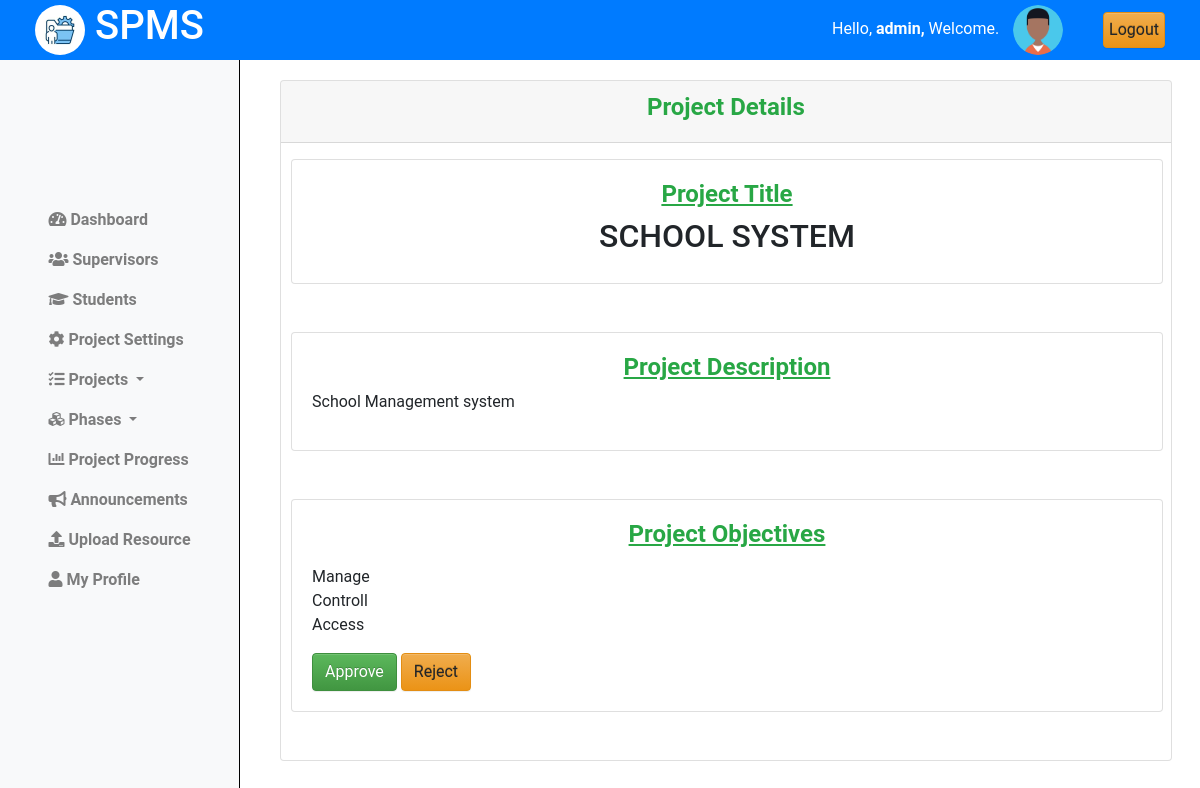
Page /projects/view/details/1/ (signed in) on the committed database.
### projectsApp/models.py (models this page shows)
class Coordinator(AbstractUser):
    pass

class Projects(models.Model):
    student = models.ForeignKey(Student, on_delete=models.CASCADE)
    title = models.CharField(max_length=255)
    description = models.TextField()
    objectives = models.TextField()
    lecturer = models.ForeignKey(Lecturer, on_delete=models.SET_NULL, null=True, blank=True)
    status = models.CharField(max_length=50, choices=[
        ('pending', 'Pending'),
        ('approved', 'Approved'),
        ('rejected', 'Rejected')
    ], default='Pending')
    created_at = models.DateTimeField(auto_now_add=True)
    updated_at = models.DateTimeField(auto_now=True)

### projectsApp/AccessControl.py (the view)
    @login_required
    def wrapper(request, *args, **kwargs):
        if not isinstance(request.user, Coordinator):
            return redirect('cordinator_login')
        return function(request, *args, **kwargs)

### projectsApp/AccessControl.py (called while the page is built)
def coordinator_required(function):
    @login_required
    def wrapper(request, *args, **kwargs):
        if not isinstance(request.user, Coordinator):
            return redirect('cordinator_login')
        return function(request, *args, **kwargs)
    return wrapper

### projectsApp/views.py (called while the page is built)
@coordinator_required
def view_project_details(request, project_id):
    project =  get_object_or_404(Projects, pk=project_id)
    lecturer = Lecturer.objects.all()
    context = {
        'project':project,
        'lecturer':lecturer
        }
    return render(request, 'cordinator/view_project.html', context)

### projectsApp/templates/cordinator/view_project.html (shortened to what this page needs)
{% extends "base_cord.html" %}
{% load static %}
{% block content %}
{% include "column1_cord.html" %}
<div class="content">
    <div class="container-fluid">
        <div class="row">
            <div class="card mb-5">
                <div class="card-header text-center">
                    <h4 class="text-success"><b>Project Details</b></h4>
                </div>
                <div class="card mb-5 mt-3">
                    <div class="card-body">
                        <u class="text-center text-success"><h4 ><strong >Project Title</strong></h4></u>
                        <h2 class="text-center">{{project.title|upper}}</h2>
                    </div>
                </div>
                <div class="card mb-5">
                    <div class="card-body">
                        <u class="text-center text-success"><h4> <strong >Project Description</strong></h4></u>
                        <p>{{project.description}}</p>
                    </div>
                </div>
                <div class="card mb-5">
                    <div class="card-body">
                        <u class="text-center text-success"><h4 ><strong >Project Objectives</strong></h4></u>
                        <p>{{project.objectives|linebreaks}}</p>
                        <button type="button" class="btn btn-success" data-bs-toggle="modal" data-bs-target="#approveModal">Approve</button>
                        <button type="button" class="btn btn-warning" data-bs-toggle="modal" data-bs-target="#rejectModal">Reject</button>
                    </div>
                </div>
            </div>
        </div>
    </div>
</div>
<link rel="stylesheet" href="{% static 'css/viewproject.css' %}">
{% endblock %}

### projectsApp/templates/base_cord.html (shortened to what this page needs)
{% load static %}
<!doctype html>
<html class="no-js h-100" lang="en">
  <head>
    <link href="https://use.fontawesome.com/releases/v5.0.6/css/all.css" rel="stylesheet">
    <link href="https://stackpath.bootstrapcdn.com/bootstrap/4.5.2/css/bootstrap.min.css" rel="stylesheet">
    <link rel="stylesheet" href="https://cdn.jsdelivr.net/npm/bootstrap@3.3.7/dist/css/bootstrap-theme.min.css">
</head>
<body>
    <header>
        <div class="container-fluid">
            <div class="row align-items-center">
                <div class="col-md-3">
                    <div class="left">
                        <img src="{% static 'images/logo.jpg' %}" alt="Logo" class="logo">
                        <h1>SPMS</h1>
                    </div>
                </div>
                <div class="col-md-9 d-flex justify-content-end">
                    <div class="row align-items-center">
                        <div class="col-auto">
                            <span class="username mb-3" style="padding:10px;">
                                Hello,
                                <strong>
                                    {% if request.user.is_authenticated %}
                                        {% if request.user.is_staff %}
                                            {{ request.user.username }},
                                        {% else %}
                                            {{ request.user.name }},
                                        {% endif %}
                                    {% else %}
                                        Guest,
                                    {% endif %}
                                </strong>
                                Welcome.
                            </span>
                            <img src="{% static 'images/profile.png'%}" alt="Profile Picture" class="profile-pic">
                        </div>
                        <div class="col-auto">
                            <a href="{% url 'logout' %}" class="btn btn-warning" style="padding:5px;">Logout</a>
                        </div>
                    </div>
                </div>
            </div>
        </div>
    </header>
    {% block content %}
    {% endblock %}
</body>
</html>

### projectsApp/static/css/viewproject.css (style rules this page uses)
.content { margin-left: 250px; padding: 20px; margin-top: 60px; }
.card { width: 98%; margin-left: 10px; }

### projectsApp/templates/base_cord.html (style rules this page uses)
body { font-family: 'Roboto', sans-serif; margin: 0; padding: 0; }
header { background-color: #007BFF; color: white; display: flex; justify-content: space-between; align-items: center; text-align: center; padding: 10px 20px; z-index: 20; position: fixed; top: 0; left: 0; width: 100%; height: 60px; }
header .left { display: flex; align-items: center; }
header .logo { width: 50px; height: 50px; margin-right: 10px; border-radius: 50%; }
header .profile-pic { width: 50px; height: 50px; border-radius: 50%; margin-right: 10px; }

### rows in the picture
Coordinator: user.username "admin"
Projects: title "SCHOOL SYSTEM", description "School Management system", objectives "Manage Controll Access"
